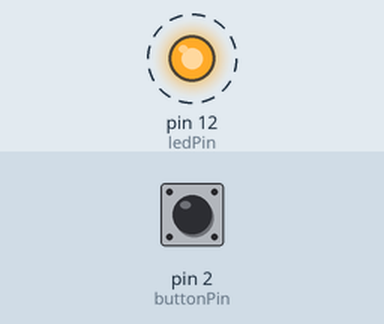
Bench run of a sketch on a simulated Arduino Uno, built with avr-gcc and run on an emulated ATmega328P. Shown: output pins drawn as LEDs (lit = HIGH). Dashed ring = blinking. Inputs (shaded band) come from the test bench; at power-on: pin 2 (buttonPin) HIGH.

Above: at 0.02 s.
Timing chart, 0 to 3.0 s (numbered marks = the images above):
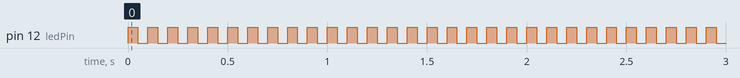

The sketch:

buttonLedBlinkSpeed.ino
```cpp
int ledPin = 12;
int buttonPin = 2;

int toggleState = 0;
int buttonState = 0;

void setup() {
  // put your setup code here, to run once:

  pinMode(ledPin, OUTPUT);
  pinMode(buttonPin, INPUT_PULLUP);

}

void loop() {
  // put your main code here, to run repeatedly:
  buttonState = digitalRead(buttonPin);
  while(buttonState == 1) // when the button is pressed
  {
    toggleState =! toggleState;
    digitalWrite(ledPin, toggleState);
    delay(50);
    buttonState = digitalRead(buttonPin);
  }

  toggleState =! toggleState;
  digitalWrite(ledPin, toggleState);
  delay(200);

  // The button will blink at 200miliseconds when the button is not pressed and 50 miliseconds when the button is pressed
}
```

Measured:
- by itself, pin 12 (ledPin): alternates HIGH for 0.05 s and LOW for 0.05 s
